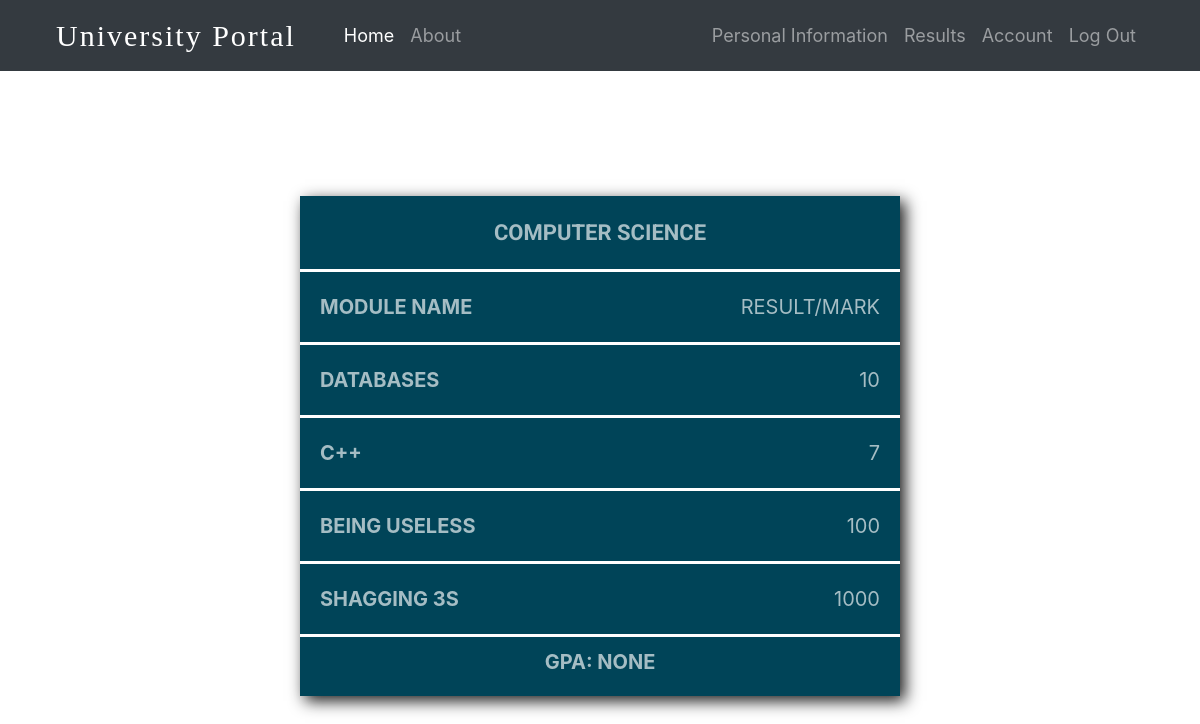
The app's page /results (signed in) with its own data.
### StudentPortal/models.py (models this page shows, shortened)
class StudentInfo(db.Model, UserMixin):
    __tablename__="studentinfo"
    id = db.Column(db.Integer, primary_key=True)
    full_name= db.Column(db.String(60))
    course = db.Column(db.String(60))
    email=db.Column(db.String(60))
    advisor = db.Column(db.String(60))
    phone_number= db.Column(db.Integer)
    module1 = db.Column(db.String(60))
    module2 = db.Column(db.String(60))
    module3 = db.Column(db.String(60))
    module4 = db.Column(db.String(60))
    student_id= db.Column(db.Integer, db.ForeignKey('student.id'))

class StudentResults(db.Model, UserMixin):
    id = db.Column(db.Integer, primary_key=True)
    result1= db.Column(db.Integer)
    result2= db.Column(db.Integer)
    result3= db.Column(db.Integer)
    result4= db.Column(db.Integer)
    gpa= db.Column(db.String(60))
    student_id= db.Column(db.Integer, db.ForeignKey('student.id'))

### StudentPortal/routes.py (the view)
@app.route("/results", methods=["POST", "GET"])
def results():
    if current_user.is_authenticated:
        studentinfo=StudentInfo.query.filter_by(student_id=current_user.id).first()
        studentresult=StudentResults.query.filter_by(student_id=current_user.id).first()
        return render_template("results.html", studentinfo=studentinfo, studentresult=studentresult)
    else:
        flash("Please log in to access the results page", "danger")
        return redirect(url_for('login'))

### StudentPortal/models.py (called while the page is built)
@login_manager.user_loader
def load_user(user_id):
    return Student.query.get(int(user_id))

### StudentPortal/templates/results.html
{% extends "layout.html" %}
{% block body %}
    <div class="result-container">
        <div class="information-card">
            <div class="course-name">
                {{ studentinfo.course }}
            </div>
            <div class="module-result-table">
                <div class="module-name">
                    Module Name
                </div>
                <div class="result">
                    Result/Mark
                </div>
            </div>
            <div class="module-result-table">
                <div class="module-name">
                    {{ studentinfo.module1 }}
                </div>
                <div class="result">
                    {{ studentresult.result1 }}
                </div>
            </div>
            <div class="module-result-table">
                <div class="module-name">
                    {{ studentinfo.module2 }}
                </div>
                <div class="result">
                    {{ studentresult.result2 }}
                </div>
            </div>
            <div class="module-result-table">
                <div class="module-name">
                    {{ studentinfo.module3 }}
                </div>
                <div class="result">
                    {{ studentresult.result3 }}
                </div>
            </div>
            <div class="module-result-table">
                <div class="module-name">
                    {{ studentinfo.module4 }}
                </div>
                <div class="result">
                    {{ studentresult.result4 }}
                </div>
            </div>
            <div class="gpa-container">
                GPA: {{ studentresult.gpa }}
            </div>
        </div>
    </div>
{% endblock %}

### StudentPortal/static/main.css (style rules this page uses)
:root { --back_color: #221F2E; --font_color: #2E2B3F; --purple: #6240F6; --pink: #EB7ACB ; --blue: #2Db8E7; }
@media only screen and (max-width: 1200px) { .result-container { width: 100%; } }
.result-container { position: absolute; left: 50%; left: 50%; transform: translate(-50%, 25%); box-shadow: 5px 5px 15px rgba(0,0,0,0.9); width: 600px; height: 500px; }
.information-card { background-color: #004458; height: 100%; color: #A5BDC4; text-transform: uppercase; }
.course-name { background-color: #004458; text-align: center; padding: 20px; font-size: 22px; font-family: 'Roboto', sans-serif; border-bottom: 3px solid white; font-weight: bold; }
.module-result-table { padding: 20px; font-size: 20px; display: flex; justify-content: space-between; border-bottom: 3px solid white; }
.module-name { font-weight: bold; }
.gpa-container { font-size: 20px; text-align: center; font-weight: bold; margin: 10px auto; }

### records on screen
StudentInfo: course "COMPUTER SCIENCE", module1 "DATABASES", module2 "C++", module3 "BEING USELESS", module4 "SHAGGING 3S"
StudentResults: result1 "10", result2 "7", result3 "100", result4 "1000", gpa "NONE"
